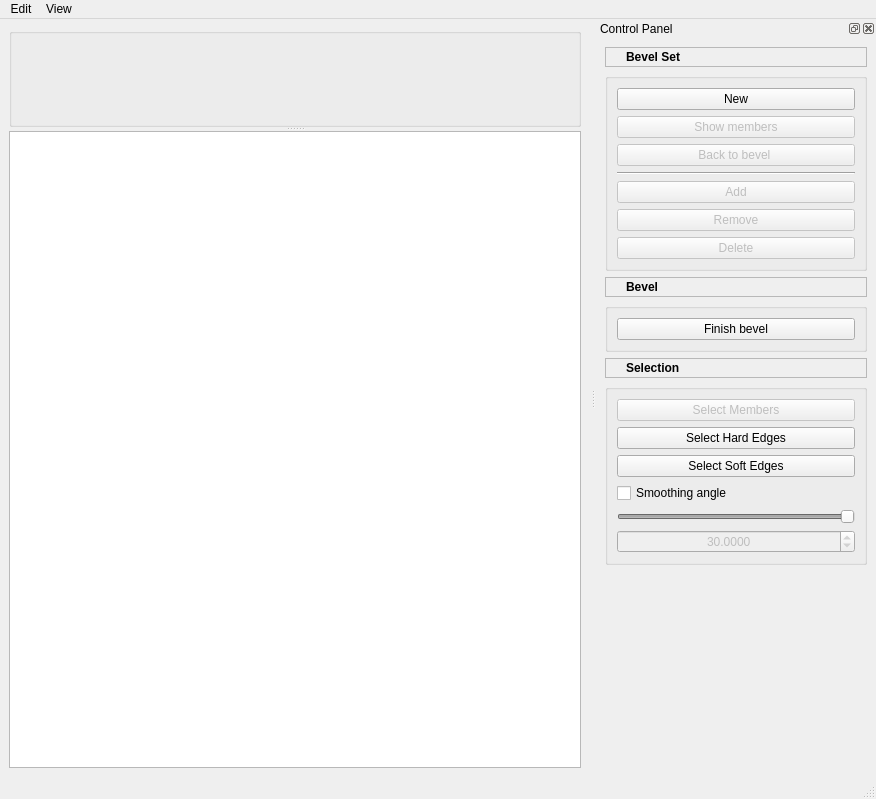
<?xml version="1.0" encoding="UTF-8"?>
<ui version="4.0">
 <class>MWBevelToolMainWindow</class>
 <widget class="QMainWindow" name="MWBevelToolMainWindow">
  <property name="geometry">
   <rect>
    <x>0</x>
    <y>0</y>
    <width>876</width>
    <height>799</height>
   </rect>
  </property>
  <property name="windowTitle">
   <string>Mindwalk Bevel Tool</string>
  </property>
  <widget class="QWidget" name="centralwidget">
   <layout class="QGridLayout" name="gridLayout_2">
    <item row="0" column="0">
     <widget class="QSplitter" name="splitter">
      <property name="orientation">
       <enum>Qt::Vertical</enum>
      </property>
      <widget class="QGroupBox" name="toolbarGroupBox">
       <property name="title">
        <string/>
       </property>
       <property name="flat">
        <bool>true</bool>
       </property>
       <property name="checkable">
        <bool>false</bool>
       </property>
      </widget>
      <widget class="QTreeView" name="bevelSetTreeView">
       <property name="selectionMode">
        <enum>QAbstractItemView::SingleSelection</enum>
       </property>
       <property name="textElideMode">
        <enum>Qt::ElideNone</enum>
       </property>
       <property name="indentation">
        <number>0</number>
       </property>
       <property name="wordWrap">
        <bool>false</bool>
       </property>
       <attribute name="headerMinimumSectionSize">
        <number>50</number>
       </attribute>
      </widget>
     </widget>
    </item>
   </layout>
  </widget>
  <widget class="QMenuBar" name="menubar">
   <property name="geometry">
    <rect>
     <x>0</x>
     <y>0</y>
     <width>876</width>
     <height>21</height>
    </rect>
   </property>
   <widget class="QMenu" name="editMenu">
    <property name="title">
     <string>Edit</string>
    </property>
    <addaction name="finishBevelAction"/>
   </widget>
   <widget class="QMenu" name="viewMenu">
    <property name="title">
     <string>View</string>
    </property>
   </widget>
   <addaction name="editMenu"/>
   <addaction name="viewMenu"/>
  </widget>
  <widget class="QStatusBar" name="statusbar"/>
  <widget class="QDockWidget" name="controlDock">
   <property name="minimumSize">
    <size>
     <width>280</width>
     <height>560</height>
    </size>
   </property>
   <property name="allowedAreas">
    <set>Qt::AllDockWidgetAreas</set>
   </property>
   <property name="windowTitle">
    <string>Control Panel</string>
   </property>
   <attribute name="dockWidgetArea">
    <number>2</number>
   </attribute>
   <widget class="QWidget" name="dockWidgetContents_2">
    <layout class="QVBoxLayout" name="verticalLayout_2">
     <item>
      <widget class="QLabel" name="bevelSetLabel">
       <property name="minimumSize">
        <size>
         <width>0</width>
         <height>20</height>
        </size>
       </property>
       <property name="maximumSize">
        <size>
         <width>16777215</width>
         <height>30</height>
        </size>
       </property>
       <property name="frameShape">
        <enum>QFrame::StyledPanel</enum>
       </property>
       <property name="frameShadow">
        <enum>QFrame::Plain</enum>
       </property>
       <property name="text">
        <string>&lt;html&gt;&lt;head/&gt;&lt;body&gt;&lt;p&gt;&lt;span style=&quot; font-weight:600;&quot;&gt;Bevel Set&lt;/span&gt;&lt;/p&gt;&lt;/body&gt;&lt;/html&gt;</string>
       </property>
       <property name="textFormat">
        <enum>Qt::RichText</enum>
       </property>
       <property name="wordWrap">
        <bool>false</bool>
       </property>
       <property name="indent">
        <number>20</number>
       </property>
      </widget>
     </item>
     <item>
      <widget class="QGroupBox" name="bevelSetGroupBox">
       <property name="title">
        <string/>
       </property>
       <property name="flat">
        <bool>true</bool>
       </property>
       <property name="checkable">
        <bool>false</bool>
       </property>
       <layout class="QVBoxLayout" name="verticalLayout_4">
        <item>
         <widget class="QPushButton" name="newBevelSetButton">
          <property name="text">
           <string>New</string>
          </property>
         </widget>
        </item>
        <item>
         <widget class="QPushButton" name="memberButton">
          <property name="enabled">
           <bool>false</bool>
          </property>
          <property name="text">
           <string>Show members</string>
          </property>
         </widget>
        </item>
        <item>
         <widget class="QPushButton" name="bevelButton">
          <property name="enabled">
           <bool>false</bool>
          </property>
          <property name="text">
           <string>Back to bevel </string>
          </property>
         </widget>
        </item>
        <item>
         <widget class="Line" name="line">
          <property name="orientation">
           <enum>Qt::Horizontal</enum>
          </property>
         </widget>
        </item>
        <item>
         <widget class="QPushButton" name="addMemberButton">
          <property name="enabled">
           <bool>false</bool>
          </property>
          <property name="text">
           <string>Add</string>
          </property>
         </widget>
        </item>
        <item>
         <widget class="QPushButton" name="removeMemberButton">
          <property name="enabled">
           <bool>false</bool>
          </property>
          <property name="text">
           <string>Remove</string>
          </property>
         </widget>
        </item>
        <item>
         <widget class="QPushButton" name="deleteBevelSetbutton">
          <property name="enabled">
           <bool>false</bool>
          </property>
          <property name="text">
           <string>Delete</string>
          </property>
         </widget>
        </item>
       </layout>
      </widget>
     </item>
     <item>
      <widget class="QLabel" name="bevelLabel">
       <property name="minimumSize">
        <size>
         <width>0</width>
         <height>20</height>
        </size>
       </property>
       <property name="maximumSize">
        <size>
         <width>16777215</width>
         <height>30</height>
        </size>
       </property>
       <property name="frameShape">
        <enum>QFrame::StyledPanel</enum>
       </property>
       <property name="frameShadow">
        <enum>QFrame::Plain</enum>
       </property>
       <property name="text">
        <string>&lt;html&gt;&lt;head/&gt;&lt;body&gt;&lt;p&gt;&lt;span style=&quot; font-weight:600;&quot;&gt;Bevel&lt;/span&gt;&lt;/p&gt;&lt;/body&gt;&lt;/html&gt;</string>
       </property>
       <property name="textFormat">
        <enum>Qt::RichText</enum>
       </property>
       <property name="indent">
        <number>20</number>
       </property>
      </widget>
     </item>
     <item>
      <widget class="QGroupBox" name="bevelGroupBox">
       <property name="title">
        <string/>
       </property>
       <property name="flat">
        <bool>true</bool>
       </property>
       <layout class="QVBoxLayout" name="verticalLayout_3">
        <item>
         <widget class="QPushButton" name="finishBevelButton">
          <property name="text">
           <string>Finish bevel</string>
          </property>
         </widget>
        </item>
       </layout>
      </widget>
     </item>
     <item>
      <widget class="QLabel" name="selectionLabel">
       <property name="minimumSize">
        <size>
         <width>0</width>
         <height>20</height>
        </size>
       </property>
       <property name="maximumSize">
        <size>
         <width>16777215</width>
         <height>30</height>
        </size>
       </property>
       <property name="frameShape">
        <enum>QFrame::StyledPanel</enum>
       </property>
       <property name="frameShadow">
        <enum>QFrame::Plain</enum>
       </property>
       <property name="text">
        <string>&lt;html&gt;&lt;head/&gt;&lt;body&gt;&lt;p&gt;&lt;span style=&quot; font-weight:600;&quot;&gt;Selection&lt;/span&gt;&lt;/p&gt;&lt;/body&gt;&lt;/html&gt;</string>
       </property>
       <property name="textFormat">
        <enum>Qt::RichText</enum>
       </property>
       <property name="indent">
        <number>20</number>
       </property>
      </widget>
     </item>
     <item>
      <widget class="QGroupBox" name="selectionGroupBox">
       <property name="title">
        <string/>
       </property>
       <property name="flat">
        <bool>true</bool>
       </property>
       <layout class="QVBoxLayout" name="verticalLayout">
        <item>
         <widget class="QPushButton" name="selectMembersButton">
          <property name="enabled">
           <bool>false</bool>
          </property>
          <property name="text">
           <string>Select Members</string>
          </property>
         </widget>
        </item>
        <item>
         <widget class="QPushButton" name="selectHardEdgesButton">
          <property name="text">
           <string>Select Hard Edges</string>
          </property>
         </widget>
        </item>
        <item>
         <widget class="QPushButton" name="selectSoftEdgesButton">
          <property name="text">
           <string>Select Soft Edges</string>
          </property>
         </widget>
        </item>
        <item>
         <widget class="QCheckBox" name="smoothingAngleCheckBox">
          <property name="text">
           <string>Smoothing angle</string>
          </property>
         </widget>
        </item>
        <item>
         <widget class="QSlider" name="smoothingAngleSlider">
          <property name="enabled">
           <bool>false</bool>
          </property>
          <property name="maximum">
           <number>1800000</number>
          </property>
          <property name="value">
           <number>300000</number>
          </property>
          <property name="orientation">
           <enum>Qt::Horizontal</enum>
          </property>
         </widget>
        </item>
        <item>
         <widget class="QDoubleSpinBox" name="smoothingAngleSpinBox">
          <property name="enabled">
           <bool>false</bool>
          </property>
          <property name="alignment">
           <set>Qt::AlignCenter</set>
          </property>
          <property name="decimals">
           <number>4</number>
          </property>
          <property name="maximum">
           <double>180.000000000000000</double>
          </property>
          <property name="value">
           <double>30.000000000000000</double>
          </property>
         </widget>
        </item>
       </layout>
      </widget>
     </item>
     <item>
      <spacer name="verticalSpacer">
       <property name="orientation">
        <enum>Qt::Vertical</enum>
       </property>
       <property name="sizeHint" stdset="0">
        <size>
         <width>20</width>
         <height>409</height>
        </size>
       </property>
      </spacer>
     </item>
    </layout>
   </widget>
  </widget>
  <action name="finishBevelAction">
   <property name="text">
    <string>Finish Bevel</string>
   </property>
  </action>
 </widget>
 <resources/>
 <connections/>
</ui>
